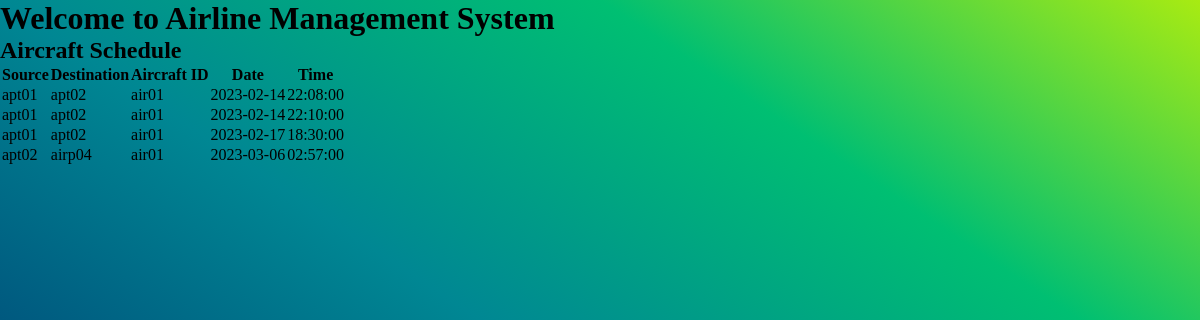
The page /passengers/view (signed in) on the database its author committed.
### tables this page shows
CREATE TABLE `schedule` (
  `schedule_id` int(11) NOT NULL,
  `source` varchar(10) NOT NULL,
  `destination` varchar(10) NOT NULL,
  `aircraft_id` varchar(10) NOT NULL,
  `date` date NOT NULL,
  `time` time NOT NULL
);

### passengers/view/index.php (the view, shortened to what this page needs)
<?php
    include "../../db_connect.php";
?>
<!DOCTYPE html>
<html>
    <head>
    </head>
    <link rel="stylesheet" href="index.css">
    <body>
        <div class="data">
            <h1 class="welcome">Welcome to Airline Management System </h1>
            <h2>Aircraft Schedule</h2>
            <table>
                <thead>
                    <tr>
                        <th>Source</th>
                        <th>Destination</th>
                        <th>Aircraft ID</th>
                        <th>Date</th>
                        <th>Time</th>
                    </tr>
                </thead>
                <?php
                    $sql="Select * from schedule order by date";
                    $result=mysqli_query($conn,$sql);
                    if(mysqli_num_rows($result) > 0)
                    {
                        while($row = mysqli_fetch_array($result))
                        {
                            echo "<tr>" .
                            "<td>" . $row["source"]. "</td>".
                            "<td>" . $row["destination"]. "</td>".
                            "<td>" . $row["aircraft_id"]. "</td>".
                            "<td>" . $row["date"]. "</td>".
                            "<td>" . $row["time"]. "</td>".
                            "</tr>";
                        }
                    }
                    else
                    {
                        echo "No Results";
                    }
                ?>
            </table>
        </div>
    </body>
</html>

### passengers/index.css (style rules this page uses)
body { background-image: linear-gradient(to right top, #051937, #004d7a, #008793, #00bf72, #a8eb12); background-attachment:fixed; }
* { margin: 0; padding: 0; box-sizing: border-box; -webkit-font-smoothing: antialiased; }

### rows shown on the page
schedule: source "apt01", destination "apt02", aircraft "air01", date "2023-02-14", time "22:08:00"
schedule: source "apt01", destination "apt02", aircraft "air01", date "2023-02-14", time "22:10:00"
schedule: source "apt01", destination "apt02", aircraft "air01", date "2023-02-17", time "18:30:00"
schedule: source "apt02", destination "airp04", aircraft "air01", date "2023-03-06", time "02:57:00"
